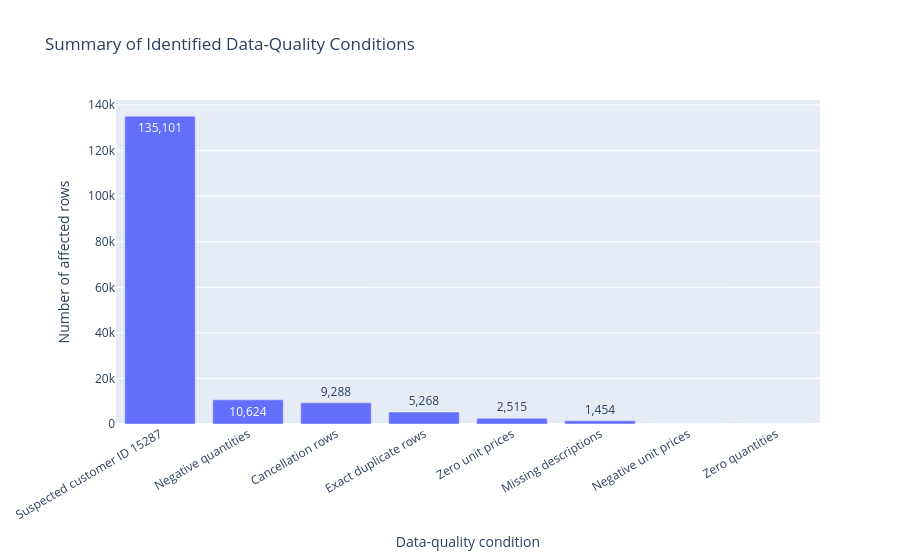

Notebook code for this chart:
### Code cell
fig = px.bar(
    quality_summary,
    x="Issue",
    y="RowCount",
    title="Summary of Identified Data-Quality Conditions",
    labels={
        "Issue": "Data-quality condition",
        "RowCount": "Number of affected rows",
    },
    text_auto=",",
)

fig.update_layout(
    xaxis={
        "categoryorder": "total descending",
        "tickangle": -30,
    }
)

fig.show()

### Figure 1 — Plotly figure (JSON) as saved in the notebook; plotly's stock layout.template omitted (floating-point values rounded to 4 significant figures)
{"data": [{"alignmentgroup": "True", "hovertemplate": "Data-quality condition=%{x}<br>Number of affected rows=%{y}<extra></extra>", "legendgroup": "", "marker": {"color": "#636efa", "pattern": {"shape": ""}}, "name": "", "offsetgroup": "", "orientation": "v", "showlegend": false, "textposition": "auto", "texttemplate": "%{y:,}", "type": "bar", "x": ["Missing descriptions", "Exact duplicate rows", "Cancellation rows", "Negative quantities", "Zero quantities", "Negative unit prices", "Zero unit prices", "Suspected customer ID 15287"], "xaxis": "x", "y": [1454, 5268, 9288, 10624, 0, 2, 2515, 135101], "yaxis": "y"}], "layout": {"barmode": "relative", "legend": {"tracegroupgap": 0}, "title": {"text": "Summary of Identified Data-Quality Conditions"}, "xaxis": {"anchor": "y", "categoryorder": "total descending", "domain": [0, 1], "tickangle": -30, "title": {"text": "Data-quality condition"}}, "yaxis": {"anchor": "x", "domain": [0, 1], "title": {"text": "Number of affected rows"}}}}
